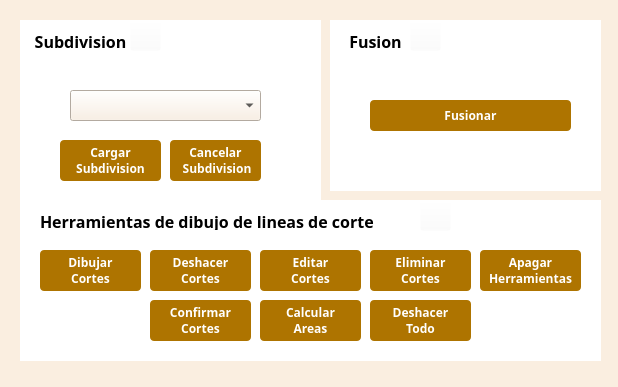
<?xml version="1.0" encoding="UTF-8"?>
<ui version="4.0">
 <class>DivisionFusionDialogBase</class>
 <widget class="QDialog" name="DivisionFusionDialogBase">
  <property name="geometry">
   <rect>
    <x>0</x>
    <y>0</y>
    <width>618</width>
    <height>387</height>
   </rect>
  </property>
  <property name="minimumSize">
   <size>
    <width>618</width>
    <height>387</height>
   </size>
  </property>
  <property name="maximumSize">
   <size>
    <width>619</width>
    <height>387</height>
   </size>
  </property>
  <property name="windowTitle">
   <string>Fusion/Subdivision</string>
  </property>
  <property name="styleSheet">
   <string notr="true">background : rgb(250,238,224);</string>
  </property>
  <widget class="QWidget" name="widget_2" native="true">
   <property name="geometry">
    <rect>
     <x>20</x>
     <y>20</y>
     <width>301</width>
     <height>181</height>
    </rect>
   </property>
   <property name="styleSheet">
    <string notr="true">QWidget{
	background : rgb(255,255,255)
}</string>
   </property>
   <widget class="QLabel" name="label_3">
    <property name="geometry">
     <rect>
      <x>10</x>
      <y>10</y>
      <width>101</width>
      <height>20</height>
     </rect>
    </property>
    <property name="font">
     <font>
      <family>Century Gothic</family>
      <pointsize>12</pointsize>
     </font>
    </property>
    <property name="text">
     <string>&lt;html&gt;&lt;head/&gt;&lt;body&gt;&lt;p align=&quot;center&quot;&gt;&lt;span style=&quot; font-weight:600;&quot;&gt;Subdivision&lt;/span&gt;&lt;/p&gt;&lt;/body&gt;&lt;/html&gt;</string>
    </property>
   </widget>
   <widget class="QPushButton" name="btnCargarPredio">
    <property name="geometry">
     <rect>
      <x>40</x>
      <y>120</y>
      <width>101</width>
      <height>41</height>
     </rect>
    </property>
    <property name="font">
     <font>
      <family>Century Gothic</family>
      <pointsize>9</pointsize>
      <weight>75</weight>
      <bold>true</bold>
     </font>
    </property>
    <property name="styleSheet">
     <string notr="true">QPushButton{
background : rgb(174, 116, 0);
color : rgb(255, 255, 255);
border-radius : 4px;
}
QPushButton::hover{
background : rgb(104, 69, 13);
color : rgb(255, 255, 255);
border-radius : 4px;
}
QPushButton:disabled {
background: rgb(217, 217, 217)
}</string>
    </property>
    <property name="text">
     <string>Cargar 
Subdivision</string>
    </property>
   </widget>
   <widget class="QComboBox" name="comboPredios">
    <property name="geometry">
     <rect>
      <x>50</x>
      <y>70</y>
      <width>191</width>
      <height>31</height>
     </rect>
    </property>
    <property name="styleSheet">
     <string notr="true">QComboBox QAbstractItemView::item { min-height: 25; font-family: &quot;Century Gothic&quot;;}
QListView{color: black ; font-size: 16px; outline:none; font-weight:bold; font-family: &quot;Century Gothic&quot;;}
QListView::item:selected { color: white; background-color:  rgb(250,238,224); font-family: &quot;Century Gothic&quot;;}
QComboBox{
background : rgb(250,238,224);
}</string>
    </property>
   </widget>
   <widget class="QPushButton" name="btnCancelarSub">
    <property name="geometry">
     <rect>
      <x>150</x>
      <y>120</y>
      <width>91</width>
      <height>41</height>
     </rect>
    </property>
    <property name="font">
     <font>
      <family>Century Gothic</family>
      <pointsize>9</pointsize>
      <weight>75</weight>
      <bold>true</bold>
     </font>
    </property>
    <property name="styleSheet">
     <string notr="true">QPushButton{
background : rgb(174, 116, 0);
color : rgb(255, 255, 255);
border-radius : 4px;
}
QPushButton::hover{
background : rgb(104, 69, 13);
color : rgb(255, 255, 255);
border-radius : 4px;
}
QPushButton:disabled {
background: rgb(217, 217, 217)
}</string>
    </property>
    <property name="text">
     <string>Cancelar
 Subdivision</string>
    </property>
   </widget>
   <widget class="QPushButton" name="pushButton">
    <property name="geometry">
     <rect>
      <x>110</x>
      <y>0</y>
      <width>31</width>
      <height>31</height>
     </rect>
    </property>
    <property name="font">
     <font>
      <family>Century Gothic</family>
     </font>
    </property>
    <property name="cursor">
     <cursorShape>ArrowCursor</cursorShape>
    </property>
    <property name="toolTip">
     <string notr="true">&lt;html&gt;&lt;head/&gt;&lt;body&gt;&lt;p&gt;Selecciona del catalogo el predio a dividir, luego presiona &amp;quot;Cargar Subdivision&amp;quot;&lt;/p&gt;&lt;/body&gt;&lt;/html&gt;</string>
    </property>
    <property name="toolTipDuration">
     <number>-1</number>
    </property>
    <property name="styleSheet">
     <string notr="true">QPushButton{
background : rgb(255,255,255,0)
}</string>
    </property>
    <property name="text">
     <string/>
    </property>
    <property name="icon">
     <iconset>
      <normaloff>:/plugins/DivisionFusion/icons/interrogante.png</normaloff>:/plugins/DivisionFusion/icons/interrogante.png</iconset>
    </property>
    <property name="iconSize">
     <size>
      <width>48</width>
      <height>48</height>
     </size>
    </property>
   </widget>
  </widget>
  <widget class="QWidget" name="widget" native="true">
   <property name="geometry">
    <rect>
     <x>330</x>
     <y>20</y>
     <width>271</width>
     <height>171</height>
    </rect>
   </property>
   <property name="styleSheet">
    <string notr="true">QWidget{
	background : rgb(255,255,255)
}</string>
   </property>
   <widget class="QLabel" name="label">
    <property name="geometry">
     <rect>
      <x>10</x>
      <y>10</y>
      <width>71</width>
      <height>20</height>
     </rect>
    </property>
    <property name="font">
     <font>
      <family>Century Gothic</family>
      <pointsize>12</pointsize>
      <weight>75</weight>
      <bold>true</bold>
     </font>
    </property>
    <property name="text">
     <string>&lt;html&gt;&lt;head/&gt;&lt;body&gt;&lt;p align=&quot;center&quot;&gt;Fusion&lt;/p&gt;&lt;/body&gt;&lt;/html&gt;</string>
    </property>
   </widget>
   <widget class="QPushButton" name="btnFusionar">
    <property name="geometry">
     <rect>
      <x>40</x>
      <y>80</y>
      <width>201</width>
      <height>31</height>
     </rect>
    </property>
    <property name="font">
     <font>
      <family>Century Gothic</family>
      <pointsize>9</pointsize>
      <weight>75</weight>
      <bold>true</bold>
     </font>
    </property>
    <property name="styleSheet">
     <string notr="true">QPushButton{
background : rgb(174, 116, 0);
color : rgb(255, 255, 255);
border-radius : 4px;
}
QPushButton::hover{
background : rgb(104, 69, 13);
color : rgb(255, 255, 255);
border-radius : 4px;
}
QPushButton:disabled {
background: rgb(217, 217, 217)
}</string>
    </property>
    <property name="text">
     <string>Fusionar</string>
    </property>
   </widget>
   <widget class="QPushButton" name="pushButton_2">
    <property name="geometry">
     <rect>
      <x>80</x>
      <y>0</y>
      <width>31</width>
      <height>31</height>
     </rect>
    </property>
    <property name="font">
     <font>
      <family>Century Gothic</family>
     </font>
    </property>
    <property name="toolTip">
     <string>&lt;html&gt;&lt;head/&gt;&lt;body&gt;&lt;p&gt;Utiliza la herramienta de seleccion propia de QGIS para seleccionar los dos predios a fusionar.&lt;/p&gt;&lt;/body&gt;&lt;/html&gt;</string>
    </property>
    <property name="styleSheet">
     <string notr="true">QPushButton{
background : rgb(255,255,255,0)
}</string>
    </property>
    <property name="text">
     <string/>
    </property>
    <property name="icon">
     <iconset>
      <normaloff>:/plugins/DivisionFusion/icons/interrogante.png</normaloff>:/plugins/DivisionFusion/icons/interrogante.png</iconset>
    </property>
    <property name="iconSize">
     <size>
      <width>48</width>
      <height>48</height>
     </size>
    </property>
   </widget>
  </widget>
  <widget class="QWidget" name="widget_3" native="true">
   <property name="geometry">
    <rect>
     <x>20</x>
     <y>200</y>
     <width>581</width>
     <height>161</height>
    </rect>
   </property>
   <property name="styleSheet">
    <string notr="true">QWidget{
	background : rgb(255,255,255)
}</string>
   </property>
   <widget class="QPushButton" name="btnDibujarCortes">
    <property name="geometry">
     <rect>
      <x>20</x>
      <y>50</y>
      <width>101</width>
      <height>41</height>
     </rect>
    </property>
    <property name="font">
     <font>
      <family>Century Gothic</family>
      <pointsize>9</pointsize>
      <weight>75</weight>
      <bold>true</bold>
     </font>
    </property>
    <property name="styleSheet">
     <string notr="true">QPushButton{
background : rgb(174, 116, 0);
color : rgb(255, 255, 255);
border-radius : 4px;
}
QPushButton::hover{
background : rgb(104, 69, 13);
color : rgb(255, 255, 255);
border-radius : 4px;
}
QPushButton:disabled {
background: rgb(217, 217, 217)
}</string>
    </property>
    <property name="text">
     <string>Dibujar
Cortes</string>
    </property>
   </widget>
   <widget class="QPushButton" name="btnEliminarCortes">
    <property name="geometry">
     <rect>
      <x>350</x>
      <y>50</y>
      <width>101</width>
      <height>41</height>
     </rect>
    </property>
    <property name="font">
     <font>
      <family>Century Gothic</family>
      <pointsize>9</pointsize>
      <weight>75</weight>
      <bold>true</bold>
     </font>
    </property>
    <property name="styleSheet">
     <string notr="true">QPushButton{
background : rgb(174, 116, 0);
color : rgb(255, 255, 255);
border-radius : 4px;
}
QPushButton::hover{
background : rgb(104, 69, 13);
color : rgb(255, 255, 255);
border-radius : 4px;
}
QPushButton:disabled {
background: rgb(217, 217, 217)
}
</string>
    </property>
    <property name="text">
     <string>Eliminar
Cortes</string>
    </property>
   </widget>
   <widget class="QPushButton" name="btnDeshacerCortes">
    <property name="geometry">
     <rect>
      <x>130</x>
      <y>50</y>
      <width>101</width>
      <height>41</height>
     </rect>
    </property>
    <property name="font">
     <font>
      <family>Century Gothic</family>
      <pointsize>9</pointsize>
      <weight>75</weight>
      <bold>true</bold>
     </font>
    </property>
    <property name="styleSheet">
     <string notr="true">QPushButton{
background : rgb(174, 116, 0);
color : rgb(255, 255, 255);
border-radius : 4px;
}
QPushButton::hover{
background : rgb(104, 69, 13);
color : rgb(255, 255, 255);
border-radius : 4px;
}
QPushButton:disabled {
background: rgb(217, 217, 217)
}</string>
    </property>
    <property name="text">
     <string>Deshacer
Cortes</string>
    </property>
   </widget>
   <widget class="QPushButton" name="btnEditarCortes">
    <property name="geometry">
     <rect>
      <x>240</x>
      <y>50</y>
      <width>101</width>
      <height>41</height>
     </rect>
    </property>
    <property name="font">
     <font>
      <family>Century Gothic</family>
      <pointsize>9</pointsize>
      <weight>75</weight>
      <bold>true</bold>
     </font>
    </property>
    <property name="styleSheet">
     <string notr="true">QPushButton{
background : rgb(174, 116, 0);
color : rgb(255, 255, 255);
border-radius : 4px;
}
QPushButton::hover{
background : rgb(104, 69, 13);
color : rgb(255, 255, 255);
border-radius : 4px;
}
QPushButton:disabled {
background: rgb(217, 217, 217)
}</string>
    </property>
    <property name="text">
     <string>Editar
Cortes</string>
    </property>
   </widget>
   <widget class="QPushButton" name="btnConfirmarCortes">
    <property name="geometry">
     <rect>
      <x>130</x>
      <y>100</y>
      <width>101</width>
      <height>41</height>
     </rect>
    </property>
    <property name="font">
     <font>
      <family>Century Gothic</family>
      <pointsize>9</pointsize>
      <weight>75</weight>
      <bold>true</bold>
     </font>
    </property>
    <property name="styleSheet">
     <string notr="true">QPushButton{
background : rgb(174, 116, 0);
color : rgb(255, 255, 255);
border-radius : 4px;
}
QPushButton::hover{
background : rgb(104, 69, 13);
color : rgb(255, 255, 255);
border-radius : 4px;
}
QPushButton:disabled {
background: rgb(217, 217, 217)
}</string>
    </property>
    <property name="text">
     <string>Confirmar
Cortes</string>
    </property>
   </widget>
   <widget class="QPushButton" name="btnLlamarCalcular">
    <property name="geometry">
     <rect>
      <x>240</x>
      <y>100</y>
      <width>101</width>
      <height>41</height>
     </rect>
    </property>
    <property name="font">
     <font>
      <family>Century Gothic</family>
      <pointsize>9</pointsize>
      <weight>75</weight>
      <bold>true</bold>
     </font>
    </property>
    <property name="styleSheet">
     <string notr="true">QPushButton{
background : rgb(174, 116, 0);
color : rgb(255, 255, 255);
border-radius : 4px;
}
QPushButton::hover{
background : rgb(104, 69, 13);
color : rgb(255, 255, 255);
border-radius : 4px;
}
QPushButton:disabled {
background: rgb(217, 217, 217)
}</string>
    </property>
    <property name="text">
     <string>Calcular
Areas</string>
    </property>
   </widget>
   <widget class="QPushButton" name="btnDeshacerTodo">
    <property name="geometry">
     <rect>
      <x>350</x>
      <y>100</y>
      <width>101</width>
      <height>41</height>
     </rect>
    </property>
    <property name="font">
     <font>
      <family>Century Gothic</family>
      <pointsize>9</pointsize>
      <weight>75</weight>
      <bold>true</bold>
     </font>
    </property>
    <property name="styleSheet">
     <string notr="true">QPushButton{
background : rgb(174, 116, 0);
color : rgb(255, 255, 255);
border-radius : 4px;
}
QPushButton::hover{
background : rgb(104, 69, 13);
color : rgb(255, 255, 255);
border-radius : 4px;
}
QPushButton:disabled {
background: rgb(217, 217, 217)
}</string>
    </property>
    <property name="text">
     <string>Deshacer
Todo</string>
    </property>
   </widget>
   <widget class="QPushButton" name="btnApagarHerramientas">
    <property name="geometry">
     <rect>
      <x>460</x>
      <y>50</y>
      <width>101</width>
      <height>41</height>
     </rect>
    </property>
    <property name="font">
     <font>
      <family>Century Gothic</family>
      <pointsize>9</pointsize>
      <weight>75</weight>
      <bold>true</bold>
     </font>
    </property>
    <property name="styleSheet">
     <string notr="true">QPushButton{
background : rgb(174, 116, 0);
color : rgb(255, 255, 255);
border-radius : 4px;
}
QPushButton::hover{
background : rgb(104, 69, 13);
color : rgb(255, 255, 255);
border-radius : 4px;
}
QPushButton:disabled {
background: rgb(217, 217, 217)
}</string>
    </property>
    <property name="text">
     <string>Apagar
Herramientas</string>
    </property>
   </widget>
   <widget class="QLabel" name="label_4">
    <property name="geometry">
     <rect>
      <x>20</x>
      <y>10</y>
      <width>501</width>
      <height>20</height>
     </rect>
    </property>
    <property name="font">
     <font>
      <family>Century Gothic</family>
      <pointsize>12</pointsize>
     </font>
    </property>
    <property name="text">
     <string>&lt;html&gt;&lt;head/&gt;&lt;body&gt;&lt;p&gt;&lt;span style=&quot; font-weight:600;&quot;&gt;Herramientas de dibujo de lineas de corte&lt;/span&gt;&lt;/p&gt;&lt;/body&gt;&lt;/html&gt;</string>
    </property>
   </widget>
   <widget class="QPushButton" name="pushButton_3">
    <property name="geometry">
     <rect>
      <x>400</x>
      <y>0</y>
      <width>31</width>
      <height>31</height>
     </rect>
    </property>
    <property name="font">
     <font>
      <family>Century Gothic</family>
     </font>
    </property>
    <property name="toolTip">
     <string>&lt;html&gt;&lt;head/&gt;&lt;body&gt;&lt;p&gt;Utiliza las siguientes herramientas para dibujar las lineas de corte.&lt;/p&gt;&lt;/body&gt;&lt;/html&gt;</string>
    </property>
    <property name="styleSheet">
     <string notr="true">QPushButton{
background : rgb(255,255,255,0)
}</string>
    </property>
    <property name="text">
     <string/>
    </property>
    <property name="icon">
     <iconset>
      <normaloff>:/plugins/DivisionFusion/icons/interrogante.png</normaloff>:/plugins/DivisionFusion/icons/interrogante.png</iconset>
    </property>
    <property name="iconSize">
     <size>
      <width>48</width>
      <height>48</height>
     </size>
    </property>
   </widget>
  </widget>
 </widget>
 <resources/>
 <connections/>
</ui>
